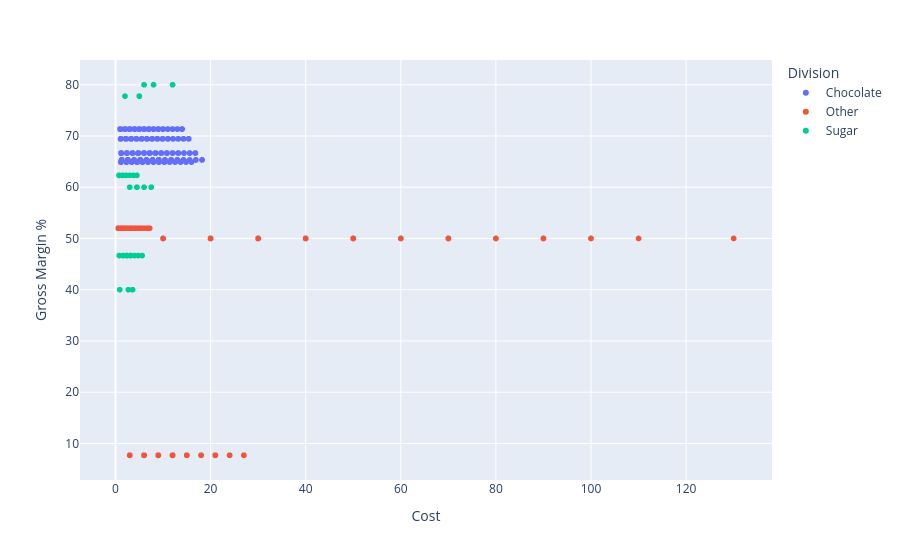

Write notebook code for a chart like this one.
### Code cell
px.scatter(
    df,
    x="Cost",
    y="Gross Margin %",
    color="Division",
    hover_data=["Product Name"]
)

### Figure 1 — Plotly figure (JSON) as saved in the notebook; plotly's stock layout.template omitted (floating-point values rounded to 4 significant figures; data arrays with more than 128 entries replaced by an {"elided": "..."} marker saying what was removed)
{"data": [{"customdata": {"elided": "9844x1 str values"}, "hovertemplate": "Division=Chocolate<br>Cost=%{x}<br>Gross Margin %=%{y}<br>Product Name=%{customdata[0]}<extra></extra>", "legendgroup": "Chocolate", "marker": {"color": "#636efa", "symbol": "circle"}, "mode": "markers", "name": "Chocolate", "showlegend": true, "type": "scattergl", "x": {"elided": "9844 float values"}, "xaxis": "x", "y": {"elided": "9844 float values"}, "yaxis": "y"}, {"customdata": {"elided": "310x1 str values"}, "hovertemplate": "Division=Other<br>Cost=%{x}<br>Gross Margin %=%{y}<br>Product Name=%{customdata[0]}<extra></extra>", "legendgroup": "Other", "marker": {"color": "#EF553B", "symbol": "circle"}, "mode": "markers", "name": "Other", "showlegend": true, "type": "scattergl", "x": {"elided": "310 float values"}, "xaxis": "x", "y": {"elided": "310 float values"}, "yaxis": "y"}, {"customdata": [["Fizzy Lifting Drinks"], ["Laffy Taffy"], ["Fizzy Lifting Drinks"], ["SweeTARTS"], ["Nerds"], ["Nerds"], ["Laffy Taffy"], ["Fizzy Lifting Drinks"], ["Laffy Taffy"], ["SweeTARTS"], ["SweeTARTS"], ["Laffy Taffy"], ["Hair Toffee"], ["Everlasting Gobstopper"], ["Hair Toffee"], ["Fun Dip"], ["Fun Dip"], ["SweeTARTS"], ["Laffy Taffy"], ["SweeTARTS"], ["Everlasting Gobstopper"], ["Fun Dip"], ["SweeTARTS"], ["Laffy Taffy"], ["Fizzy Lifting Drinks"], ["Laffy Taffy"], ["Fizzy Lifting Drinks"], ["Nerds"], ["Fizzy Lifting Drinks"], ["SweeTARTS"], ["Hair Toffee"], ["SweeTARTS"], ["Laffy Taffy"], ["Everlasting Gobstopper"], ["Hair Toffee"], ["SweeTARTS"], ["Laffy Taffy"], ["SweeTARTS"], ["Laffy Taffy"], ["Nerds"]], "hovertemplate": "Division=Sugar<br>Cost=%{x}<br>Gross Margin %=%{y}<br>Product Name=%{customdata[0]}<extra></extra>", "legendgroup": "Sugar", "marker": {"color": "#00cc96", "symbol": "circle"}, "mode": "markers", "name": "Sugar", "showlegend": true, "type": "scattergl", "x": [3.0, 4.5, 6.0, 2.4, 1.6, 3.2, 0.75, 4.5, 1.5, 3.2, 2.4, 1.5, 5.0, 8.0, 5.0, 2.7, 0.9, 1.6, 0.75, 2.4, 12.0, 3.6, 4.8, 3.75, 7.5, 0.75, 4.5, 0.8, 6.0, 3.2, 5.0, 5.6, 1.5, 6.0, 2.0, 3.2, 2.25, 4.0, 3.0, 2.4], "xaxis": "x", "y": [60.0, 62.31, 60.0, 46.67, 46.67, 46.67, 62.31, 60.0, 62.31, 46.67, 46.67, 62.31, 77.78, 80.0, 77.78, 40.0, 40.0, 46.67, 62.31, 46.67, 80.0, 40.0, 46.67, 62.31, 60.0, 62.31, 60.0, 46.67, 60.0, 46.67, 77.78, 46.67, 62.31, 80.0, 77.78, 46.67, 62.31, 46.67, 62.31, 46.67], "yaxis": "y"}], "layout": {"legend": {"title": {"text": "Division"}, "tracegroupgap": 0}, "margin": {"t": 60}, "xaxis": {"anchor": "y", "domain": [0, 1], "title": {"text": "Cost"}}, "yaxis": {"anchor": "x", "domain": [0, 1], "title": {"text": "Gross Margin %"}}}}
